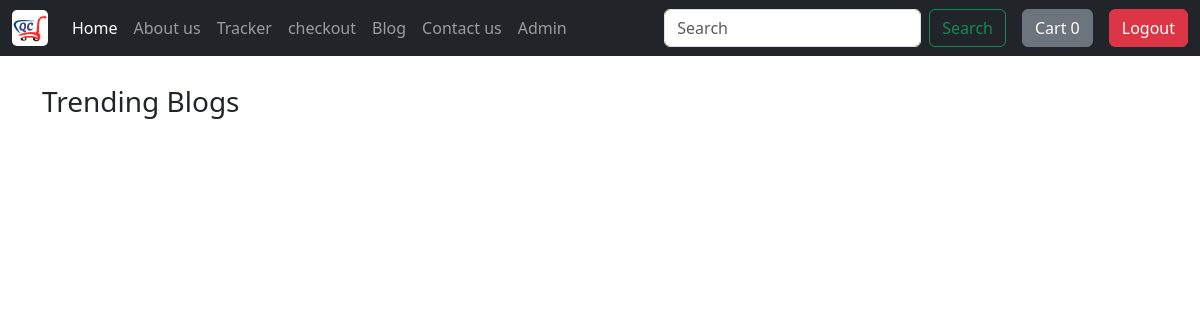
Page /blog/ (signed in) on the earlier database version.
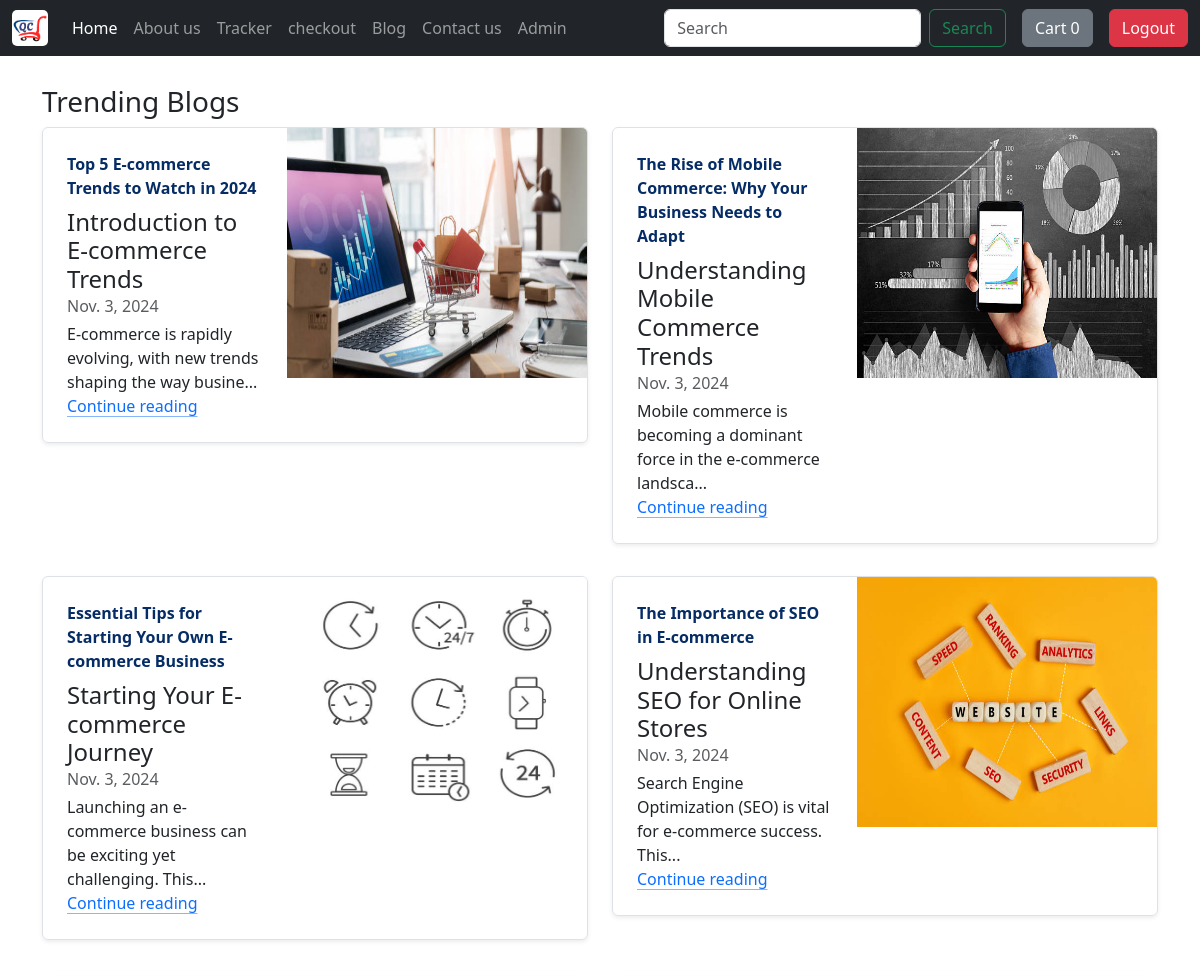
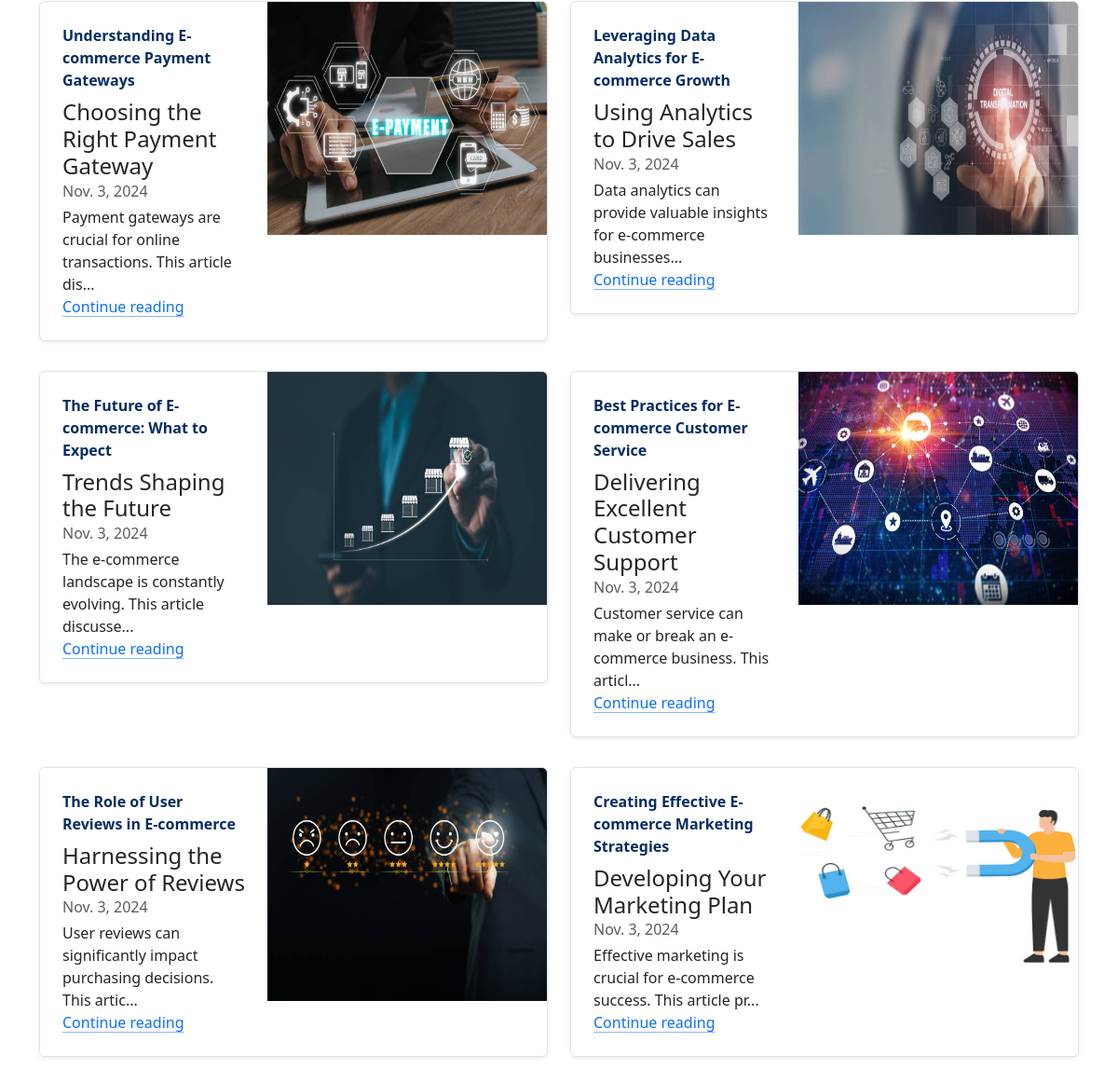
Same page on the later database version (2 pictures, top to bottom).
### shop/models.py (models this page shows, shortened)
class Blog(models.Model):
    post_id = models.AutoField(primary_key=True)
    title = models.CharField(max_length=150)
    author = models.CharField(max_length=150)
    head0 = models.CharField(max_length=200, default='')
    chead0 = models.TextField(default='')
    head1 = models.CharField(max_length=200, default='')
    chead1 = models.TextField(default='')
    head2 = models.CharField(max_length=200, default='')
    chead2 = models.TextField(default='')
    pub_date = models.DateField()
    thumbnail = models.ImageField(upload_to = 'blog/images', default='')

### shop/middlewares.py (the view)
    def wrapped_view(request, *args, **kwargs):
        if request.user.is_authenticated == False:
            return redirect('login')
        return view_function(request, *args, **kwargs)

### shop/views.py (called while the page is built)
@auth
def blog(request):
    myblogs = Blog.objects.all()
    return render(request, 'blog/blog.html', {'myblogs' : myblogs})

### shop/templates/blog/blog.html (shortened to what this page needs)
{% extends 'shop/basic.html' %}
{% block body %}
<div class="container blog-container">
    <div class="row mb-2">
        <h3>Trending Blogs</h3>
        {% for blog in myblogs %}
        <div class="col-md-6">
            <div class="row g-0 border rounded overflow-hidden flex-md-row mb-4 shadow-sm h-md-250 position-relative">
                <div class="col p-4 d-flex flex-column position-static">
                    <strong class="d-inline-block mb-2 text-primary-emphasis">{{blog.title}}</strong>
                    <h4 class="mb-0">{{blog.head0}}</h4>
                    <div class="mb-1 text-body-secondary">{{blog.pub_date}}</div>
                    <p class="card-text mb-auto">{{blog.chead0|slice:'0:70'}}...</p>
                    <a href="/blogpost/{{blog.post_id}}" class="icon-link gap-1 icon-link-hover stretched-link">
                        Continue reading
                        <svg class="bi">
                            <use xlink:href="#chevron-right"></use>
                        </svg>
                    </a>
                </div>
                <div class="col-auto d-none d-lg-block">
                    <img src="/media/{{ blog.thumbnail }}" class="bd-placeholder-img" width="300" height="250" alt="Thumbnail" />
                </div>
            </div>
            {% if forloop.counter|divisibleby:2 %}
        </div>
    <div class="row mb-2">
    {% endif %}
        </div>
    {% endfor %}
</div>
{% endblock %}

### shop/templates/shop/basic.html (shortened to what this page needs)
<!doctype html>
<html lang="en">
<head>
  {% load static %}
  <link href="https://cdn.jsdelivr.net/npm/bootstrap@5.3.3/dist/css/bootstrap.min.css" rel="stylesheet"
>
</head>
<body>
  <nav class="navbar navbar-expand-lg navbar-dark bg-dark fixed-top">
    <div class="container-fluid">
      <a class="navbar-brand p-0" href="/">
        <img src="{% static 'shop/logo.png' %}" alt="logo" style="width: 36px; border-radius: 5px;">
      </a>
      <div class="collapse navbar-collapse" id="navbarSupportedContent">
        <ul class="navbar-nav me-auto mb-2 mb-lg-0">
          <li class="nav-item">
            <a class="nav-link active" aria-current="page" href="/">Home</a>
          </li>
          <li class="nav-item">
            <a class="nav-link" href="/about">About us</a>
          </li>
          <li class="nav-item">
            <a class="nav-link" href="/tracker">Tracker</a>
          </li>
          <li class="nav-item">
            <a class="nav-link" href="/checkout">checkout</a>
          </li>
          <li class="nav-item">
            <a class="nav-link" href="/blog">Blog</a>
          </li>
          <li class="nav-item">
            <a class="nav-link" href="/contact">Contact us</a>
          </li>
          <li class="nav-item">
            <a class="nav-link" href="/admin">Admin</a>
          </li>
        </ul>
        <form action="/search/" method="get" class="d-flex" role="search">
          <input class="form-control me-2" type="search" placeholder="Search" aria-label="Search" name="search"
            id="search">
          <button class="btn btn-outline-success" type="submit">Search</button>
        </form>
        <a href="/cart">
          <button id="popcart" type="button" class="btn btn-secondary mx-3" data-bs-container="body"
            data-bs-toggle="popover" data-bs-placement="bottom" data-bs-content="Bottom popover">
            Cart <span id="cart">0</span>
          </button>
        </a>
        <a href="{% url 'logout'%}" class="btn btn-danger">Logout</a>
      </div>
    </div>
  </nav>
  {% block body %}
  {% endblock %}
</body>
</html>

### shop/templates/blog/blog.html (style rules this page uses)
.blog-container { margin-top: 85px; }

Differences in the rows shown:
added Blog: title "Top 5 E-commerce Trends to Watch in 2024", head0 "Introduction to E-commerce Trends", pub_date "Nov. 3, 2024", chead0 "E-commerce is rapidly evolving, with new trends shaping the way busine", thumbnail (picture)
added Blog: title "The Rise of Mobile Commerce: Why Your Business Needs to Adapt", head0 "Understanding Mobile Commerce Trends", pub_date "Nov. 3, 2024", chead0 "Mobile commerce is becoming a dominant force in the e-commerce landsca", thumbnail (picture)
added Blog: title "Essential Tips for Starting Your Own E-commerce Business", head0 "Starting Your E-commerce Journey", pub_date "Nov. 3, 2024", chead0 "Launching an e-commerce business can be exciting yet challenging. This", thumbnail (picture)
added Blog: title "The Importance of SEO in E-commerce", head0 "Understanding SEO for Online Stores", pub_date "Nov. 3, 2024", chead0 "Search Engine Optimization (SEO) is vital for e-commerce success. This", thumbnail (picture)
added Blog: title "Understanding E-commerce Payment Gateways", head0 "Choosing the Right Payment Gateway", pub_date "Nov. 3, 2024", chead0 "Payment gateways are crucial for online transactions. This article dis", thumbnail (picture)
added Blog: title "Leveraging Data Analytics for E-commerce Growth", head0 "Using Analytics to Drive Sales", pub_date "Nov. 3, 2024", chead0 "Data analytics can provide valuable insights for e-commerce businesses", thumbnail (picture)
added Blog: title "The Future of E-commerce: What to Expect", head0 "Trends Shaping the Future", pub_date "Nov. 3, 2024", chead0 "The e-commerce landscape is constantly evolving. This article discusse", thumbnail (picture)
added Blog: title "Best Practices for E-commerce Customer Service", head0 "Delivering Excellent Customer Support", pub_date "Nov. 3, 2024", chead0 "Customer service can make or break an e-commerce business. This articl", thumbnail (picture)
added Blog: title "The Role of User Reviews in E-commerce", head0 "Harnessing the Power of Reviews", pub_date "Nov. 3, 2024", chead0 "User reviews can significantly impact purchasing decisions. This artic", thumbnail (picture)
added Blog: title "Creating Effective E-commerce Marketing Strategies", head0 "Developing Your Marketing Plan", pub_date "Nov. 3, 2024", chead0 "Effective marketing is crucial for e-commerce success. This article pr", thumbnail (picture)
